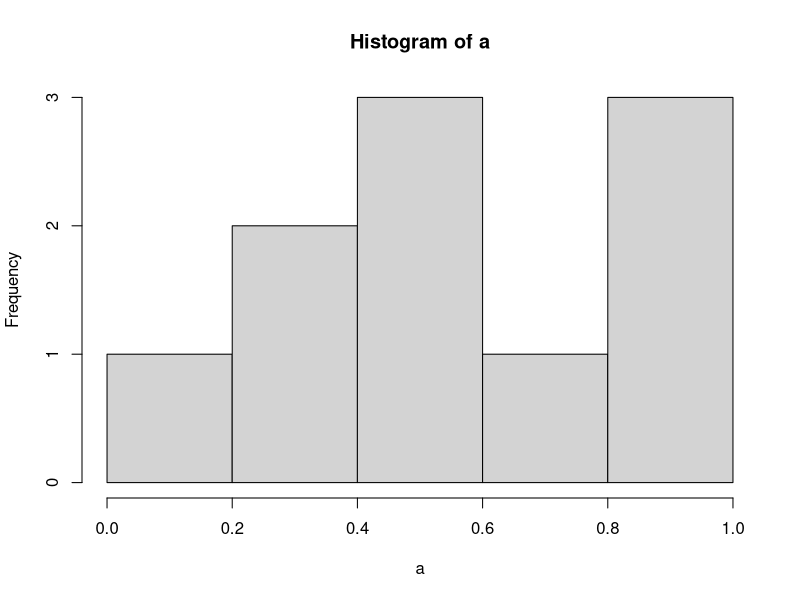
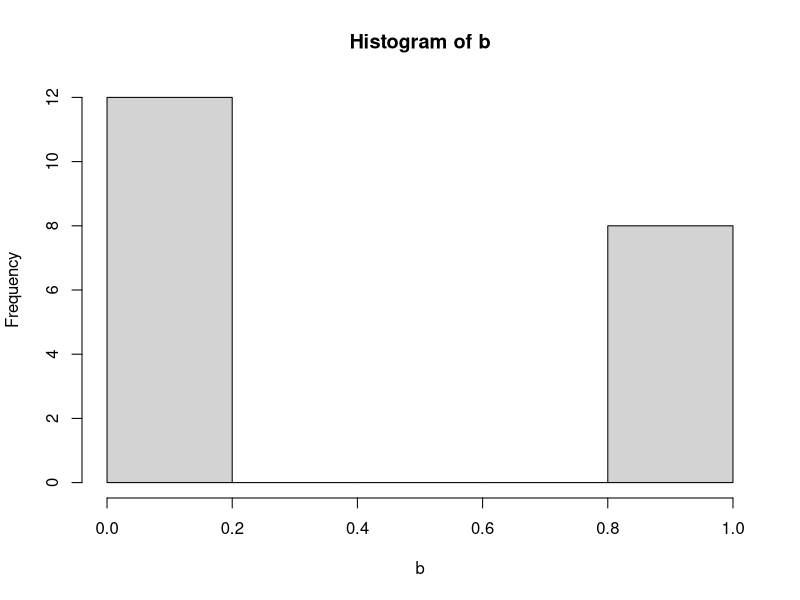
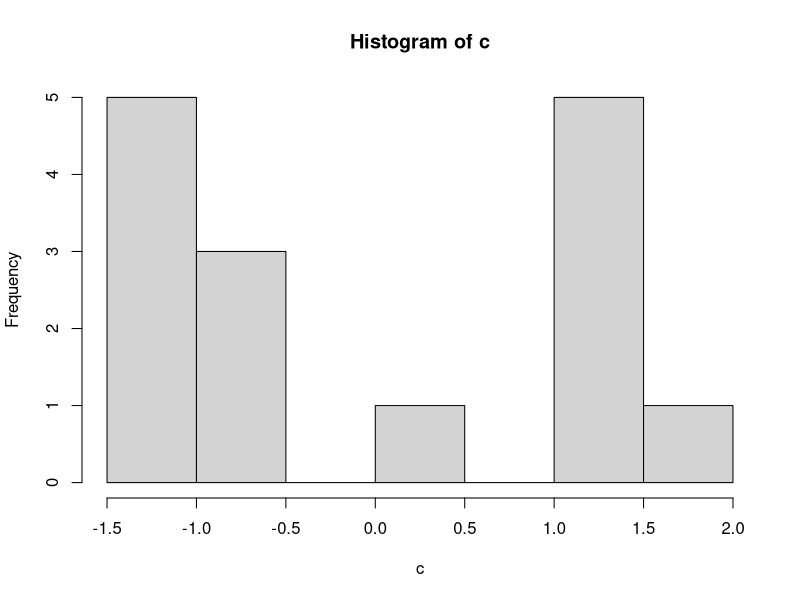
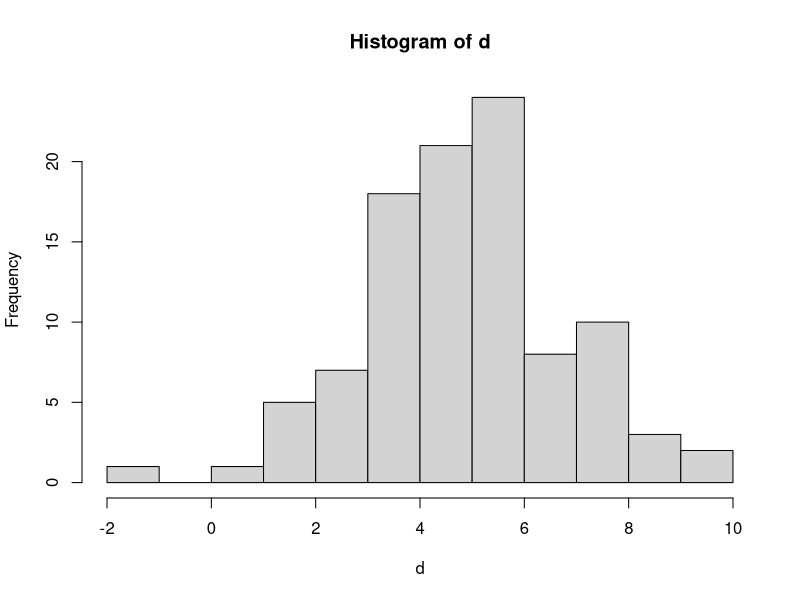
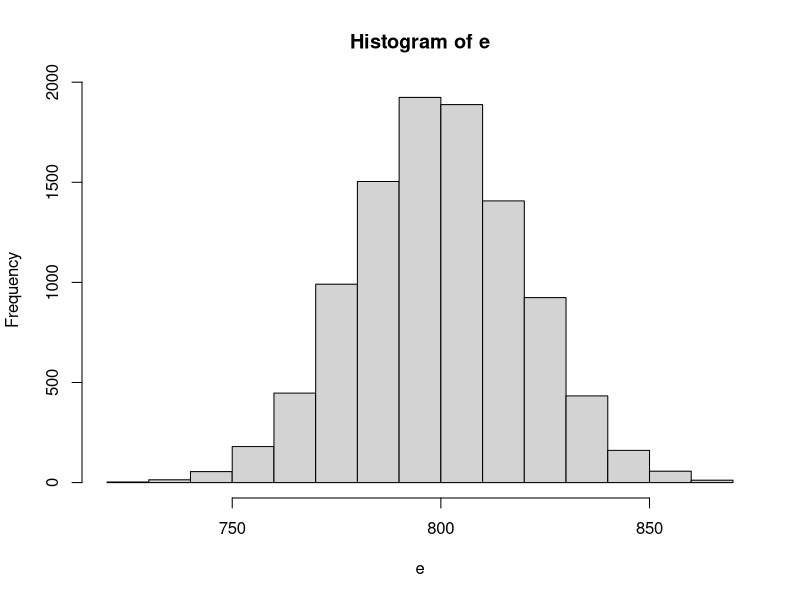
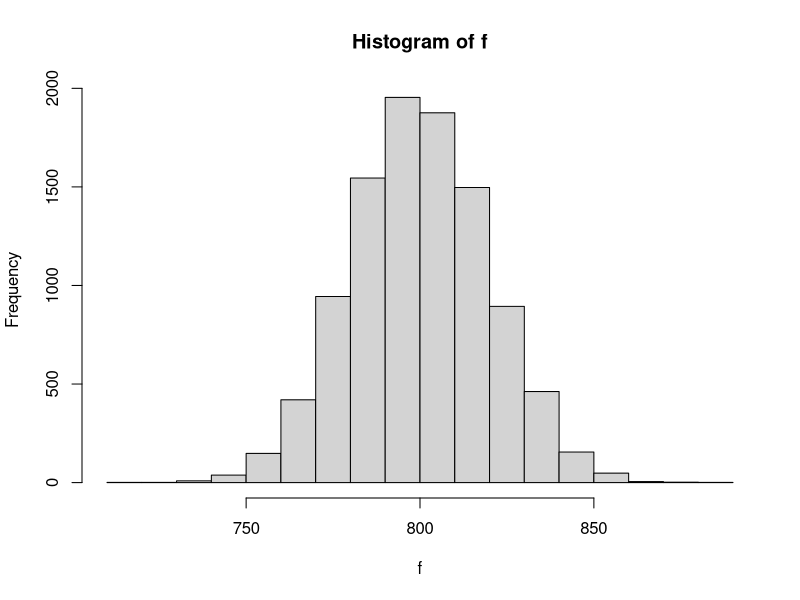
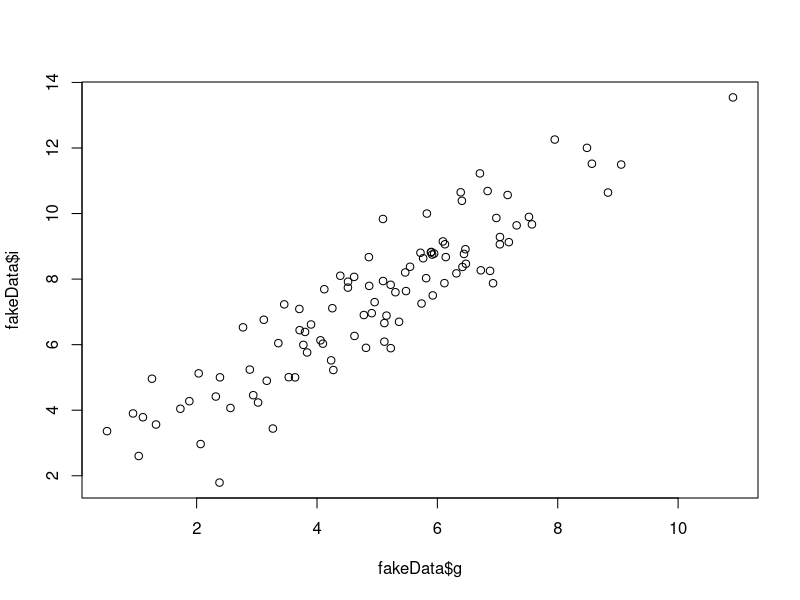
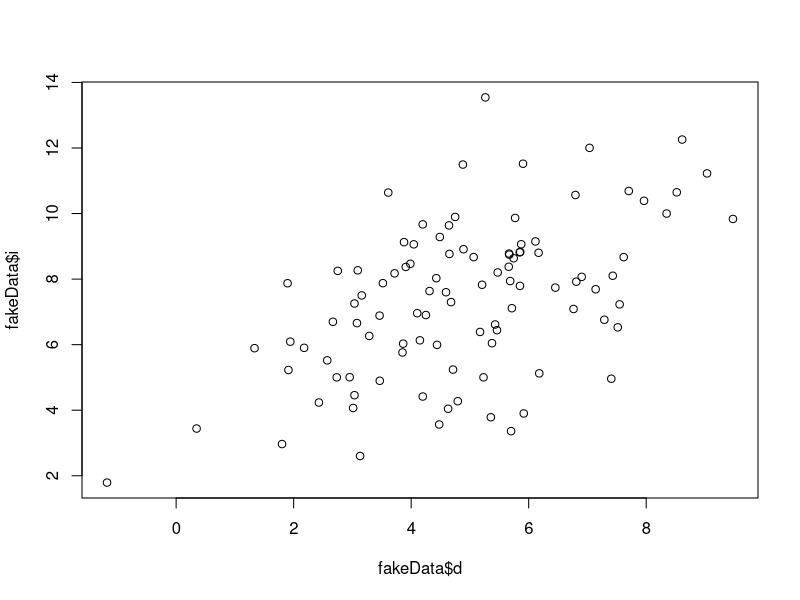

R code for these plots, in order:
## ---- chunk 1
knitr::opts_chunk$set(echo = TRUE)
## ---- chunk 2
# Place a hashtag (or several!) before text to write yourself a note as I'm doing here
#   ALWAYS LEAVE YOURSELF NOTES! 
## ---- chunk 3
summary(cars)
## ---- chunk 4
## This could just be a string of random expletives and it wouldn't matter. 
summary(cars)
## ---- chunk 5

#### IMPORTING THE DATASET
##
#install.packages(readr) -- remember, only once/installation of R
library(readr)
# Read .csv file
# Obtain the csv file from: `HS117_members.csv` at  https://voteview.com/data

voteview <- read_csv("HS117_members.csv")

# Read tab file
UNideal <- read_delim("IdealpointestimatesAll_Mar2021.tab")
## ---- chunk 6
a <- runif(10) # vector of random selection of 10 numbers from 0 to 1. 
b <- rbinom(20,1,.5) # random vector generated from a know probability of success (1) or failure (0), in this case
# with 20 elements, 1 run of the probabilistic outcome and a .5 chance of success, basically a coin flip. 
c <- rnorm(15) # random vector R generates from a standard normal distribution (mean=0, sd=1)
d <- rnorm(100, mean=5, sd=2) #vector of random selection of
# 100 numbers from standard distribution with mean=5, sd=2
## ---- chunk 7
hist(a)
hist(b)
hist(c)
hist(d)
summary(d)
sd(d) 
## ---- chunk 8
e <- rbinom(10000, 1600, .5)
sqrt(1600*.25)
f <- rnorm(10000, mean =800, sd = 20)
hist(e)
hist(f)
## ---- chunk 9
g <- rnorm(100, mean = 5, sd = 2)

fakeData <- data.frame(d,g)
## ---- chunk 10
fakeData$h <- g+d
## ---- chunk 11
cov <- cov(fakeData$g, fakeData$h)
cov # >0 (positive), <0 (negative)

cor_1 <- cor(fakeData$d, fakeData$h)
cor_2 <- cor(fakeData$g, fakeData$h)
cor_1 # -1 (strong neg cor) to 1 (strong pos cor) 
cor_2
## ---- chunk 12
fakeData$i <- fakeData$g*1 + fakeData$d*.5
cov_2 <- cov(fakeData$g, fakeData$i)
cor_3 <- cor(fakeData$d, fakeData$i)
cor_4 <- cor(fakeData$g, fakeData$i)
cor_3
cor_4
## ---- chunk 13
plot(fakeData$g, fakeData$i)
## ---- chunk 14
plot(fakeData$d, fakeData$i)
## ---- chunk 15
plot(fakeData$d, fakeData$g)
## ---- chunk 16

